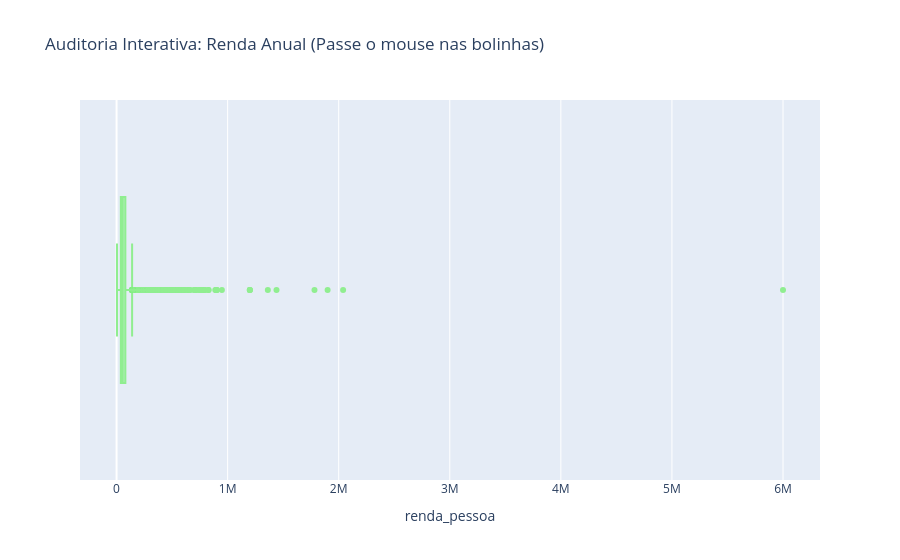

Here is the notebook cell this chart was saved with:
### Code cell
import plotly.express as px

fig_renda = px.box(
    df, 
    x="renda_pessoa", 
    title="Auditoria Interativa: Renda Anual (Passe o mouse nas bolinhas)",
    points="outliers"
)
fig_renda.update_traces(marker_color='lightgreen')
fig_renda.show()

### Figure 1 — Plotly figure (JSON) as saved in the notebook; plotly's stock layout.template omitted (floating-point values rounded to 4 significant figures; data arrays with more than 128 entries replaced by an {"elided": "..."} marker saying what was removed)
{"data": [{"alignmentgroup": "True", "boxpoints": "outliers", "hovertemplate": "renda_pessoa=%{x}<extra></extra>", "legendgroup": "", "marker": {"color": "lightgreen"}, "name": "", "notched": false, "offsetgroup": "", "orientation": "h", "showlegend": false, "type": "box", "x": {"elided": "32416 int values"}, "x0": " ", "xaxis": "x", "y0": " ", "yaxis": "y"}], "layout": {"boxmode": "group", "legend": {"tracegroupgap": 0}, "title": {"text": "Auditoria Interativa: Renda Anual (Passe o mouse nas bolinhas)"}, "xaxis": {"anchor": "y", "domain": [0, 1], "title": {"text": "renda_pessoa"}}, "yaxis": {"anchor": "x", "domain": [0, 1]}}}
